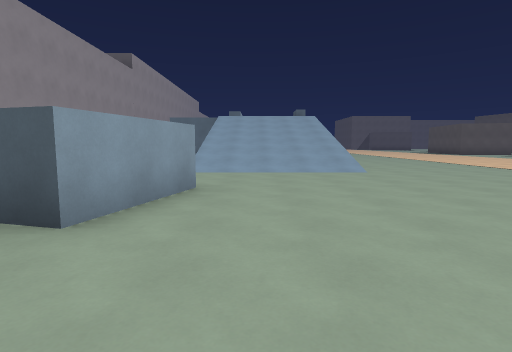
view 1 (above)

23 first-person views from a walk through a Godot game level. The camera is 1.4 m above the floor, tilts 6° down and sees 80° across. The floor is counted in squares, 2 m on a side. Each view is taken from the middle of a square. On the plan, view 1 faces up. The plan holds only what a view shows up to about 10 squares ahead; the rest is blank. The place goes on beyond the plan.

view 2
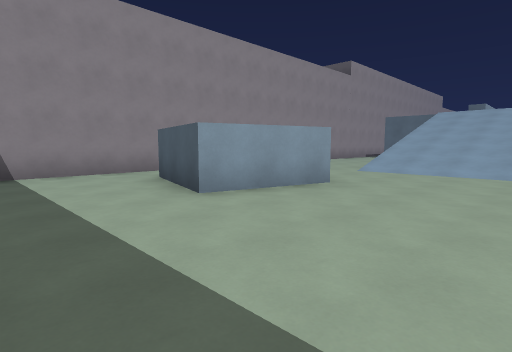

view 3
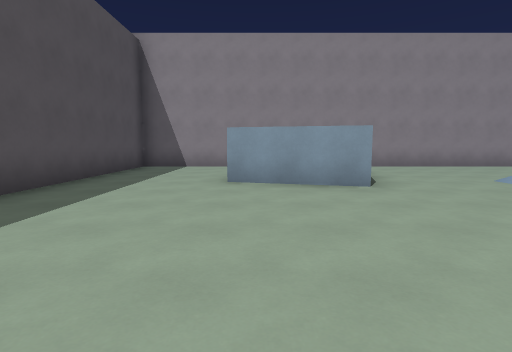

view 4
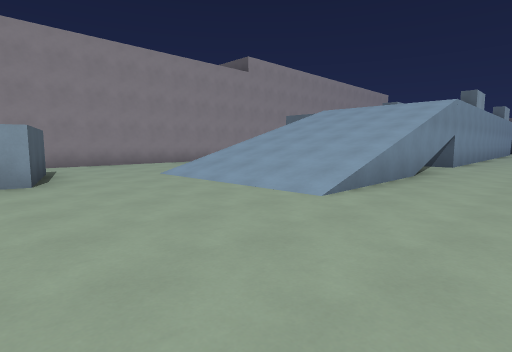

view 5
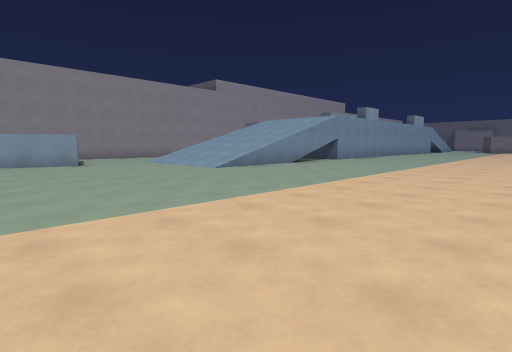

view 6
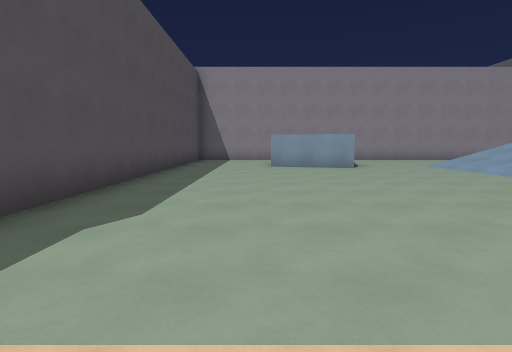

view 7
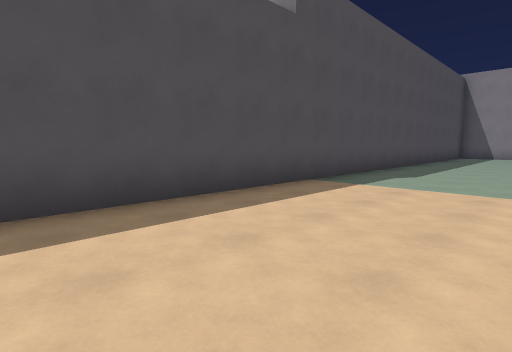

view 8
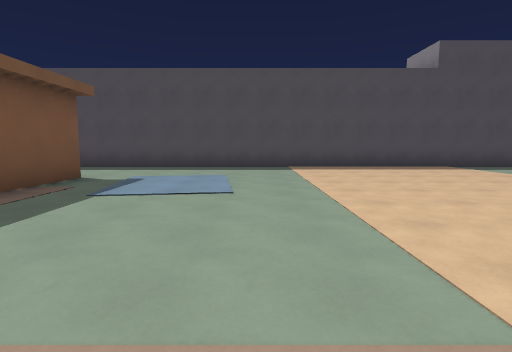

view 9
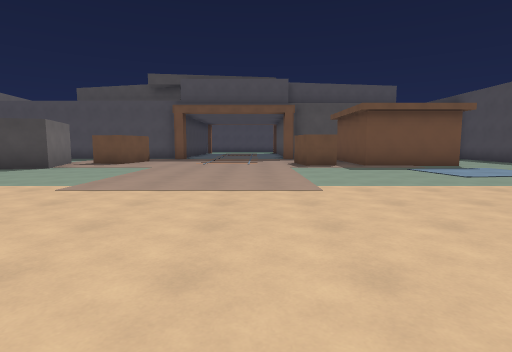

view 10
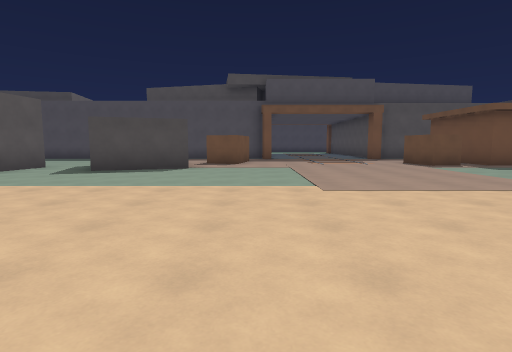

view 11
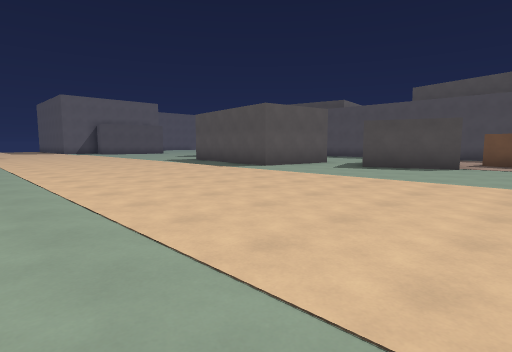

view 12
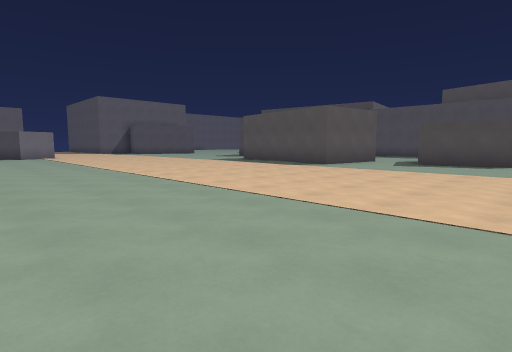

view 13
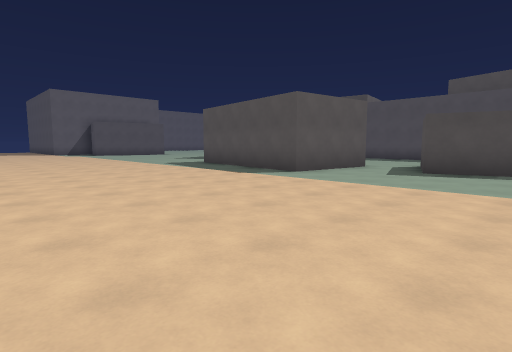

view 14
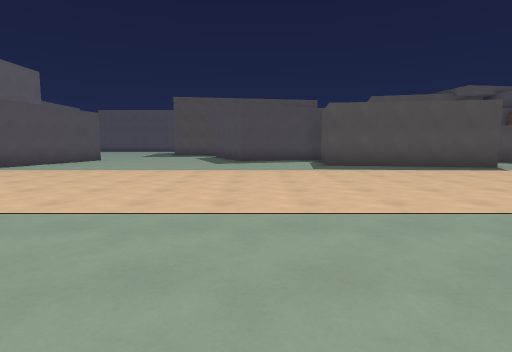

view 15
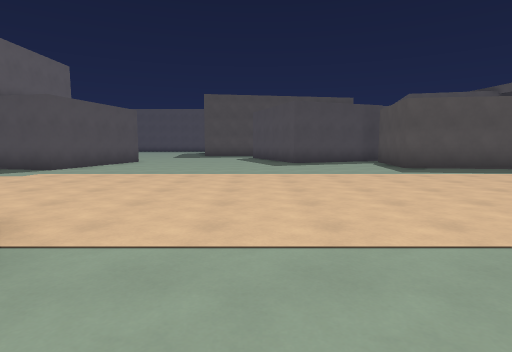

view 16
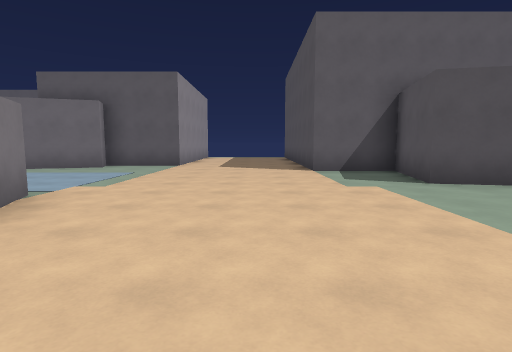

view 17
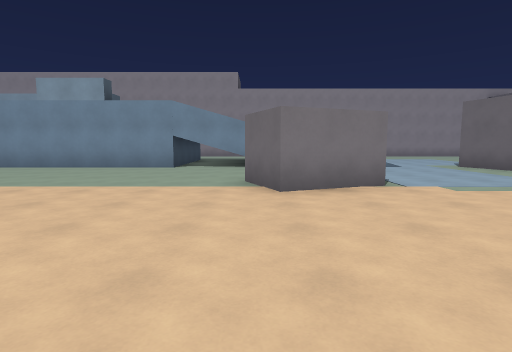

view 18
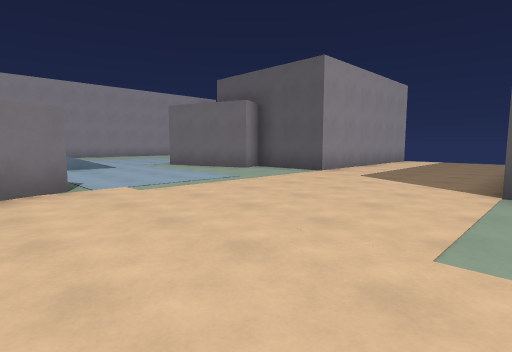

view 19
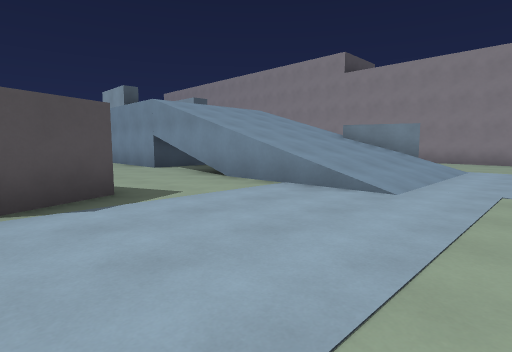

view 20
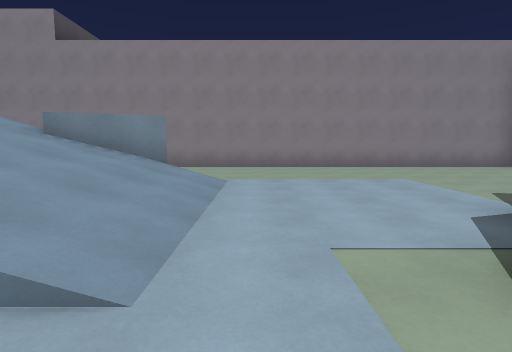

view 21
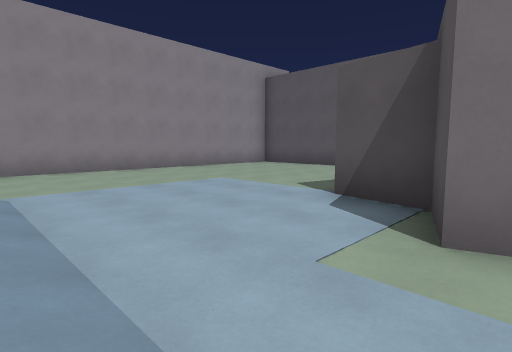

view 22
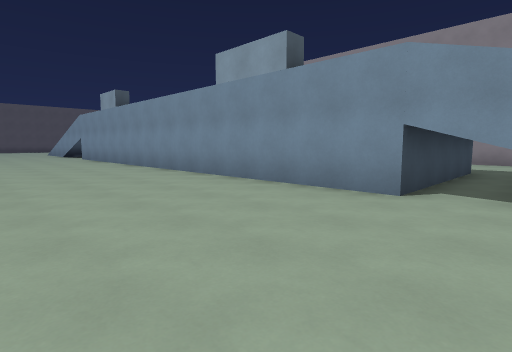

view 23
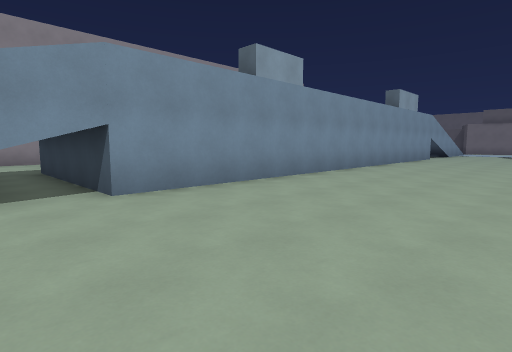

### Floor plan
Key: @ floor where view 1 was taken; # wall or solid block; . floor; / step, stairs or slope; ^ raised ledge; B block.
Columns run from 6 left of view 1 to 17 right of it. Each row starts with its distance up from view 1.
 42 #.....       #....
 41 #......      #....
 40 #......      #....
 39 #......#######....#
 38 #........##.......#
 37 #.................###
 36 #...................#
 35 #..../////..........##
 34 #.. #/////...........#
 33 #   ^/////..BB........
 32      /////.. B........
 31      /////..BB........
 30       ////............
 29 #..../////............
 28 #... ####.............
 27         #.............
 26         #.............
 25         #.............
 24         #...........##
 23         #...........#
 22         #...........#
 21         #...........#
 20         #...........###
 19         #...............
 18         #..............#
 17         #............###
 16         #.............##
 15 #... ####.............#.
 14 #..../////..............
 13       ////..............
 12      /////..............
 11 #   ./////..............
 10 #.. ./////..............
  9 #..../////..............
  8 #..../////..............
  7 #......................#
  6 #.......................
  5 #  ###.................B
  4 #. ##..................B
  3 #.###..................B
  2 #.......................
  1 #.......................
  0 #.....@.................
 -1 ########################

Where each view was taken, in squares from view 1:
view 1: 0 up, 0 right, facing up
view 2: 0 up, 2 right, facing up-left
view 3: 3 up, 4 right, facing left
view 4: 4 up, 5 right, facing up-left
view 5: 2 up, 10 right, facing up-left
view 6: 2 up, 8 right, facing left
view 7: 3 up, 12 right, facing down-left
view 8: 9 up, 13 right, facing down
view 9: 9 up, 7 right, facing right
view 10: 13 up, 7 right, facing right
view 11: 13 up, 6 right, facing up-right
view 12: 14 up, 4 right, facing up-right
view 13: 15 up, 7 right, facing up-right
view 14: 27 up, 4 right, facing right
view 15: 29 up, 5 right, facing right
view 16: 29 up, 10 right, facing up
view 17: 31 up, 12 right, facing left
view 18: 32 up, 12 right, facing up-left
view 19: 37 up, 7 right, facing down-left
view 20: 36 up, 4 right, facing left
view 21: 35 up, 3 right, facing up-left
view 22: 30 up, 7 right, facing down-left
view 23: 13 up, 7 right, facing up-left
